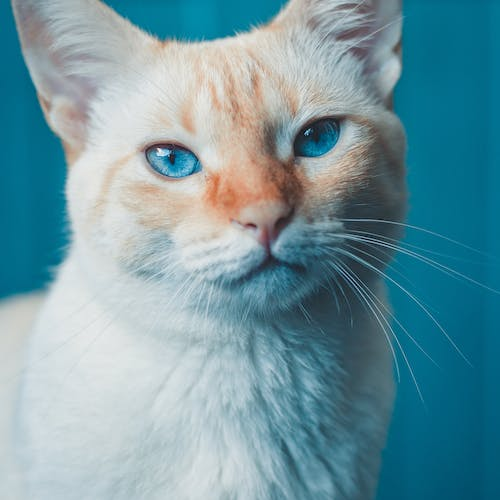
#> input picture Images/cat2.jpg, 500 x 500 px, found by its file name
$ python ColorChannels.py
#> lines starting #> are read from the running program, lines starting #| are printed output that depends on the picture
import cv2 as cv
import numpy as np

my_img= cv.imread('E:\\Open CV\\Images\\cat2.jpg')
#> my_img is the input picture: shape (500, 500, 3); mean B, G, R 161.8, 151.6, 112.3
cv.imshow('Original Cat Image', my_img)


b,g,r = cv.split(my_img)
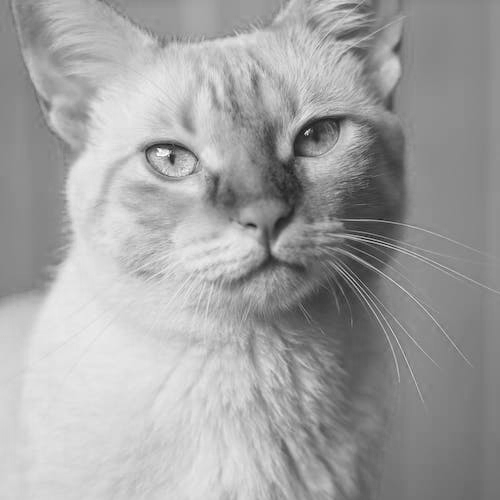
#> b: shape (500, 500); min 18, max 255, mean 161.8
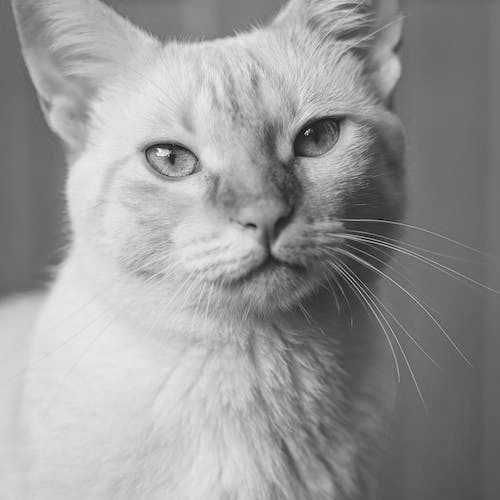
#> g: shape (500, 500); min 4, max 248, mean 151.6
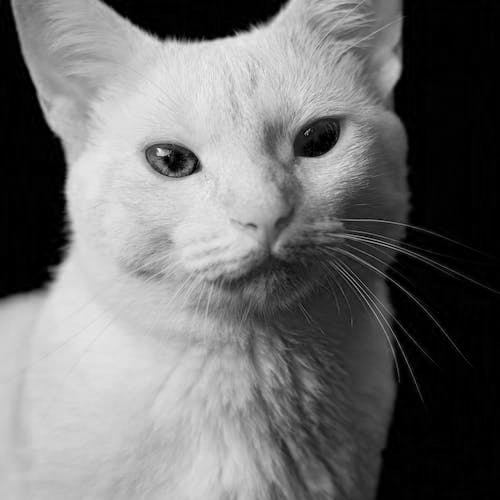
#> r: shape (500, 500); min 0, max 242, mean 112.3

cv.imshow('Blue Channel', b) # Blue color will be shown
cv.imshow('Green Channel', g) # Green color will be shown
cv.imshow('Red Channel', r) # Red color will be shown

print(my_img.shape) # The shape of the image will be 3D
#| (500, 500, 3)
print(b.shape) # The shape of the image will be 2D
#| (500, 500)
print(g.shape) # The shape of the image will be 2D
#| (500, 500)
print(r.shape) # The shape of the image will be 2D
#| (500, 500)

# Merge the color channels
merged = cv.merge([b, g, r])
cv.imshow('Merged Image', merged)

# Merge the color channels with a blank image
blank = np.zeros(my_img.shape[:2], dtype='uint8')
blue = cv.merge([b, blank, blank]) # Blue color will be shown
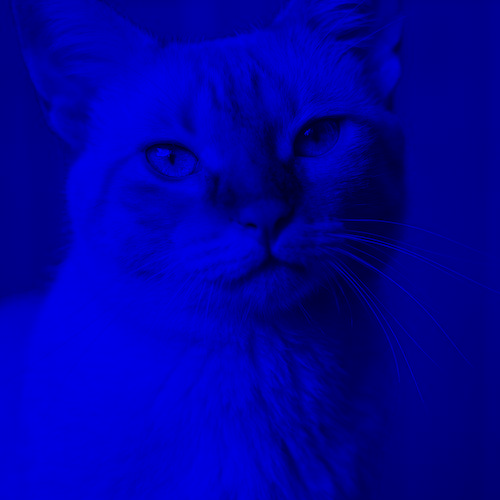
#> blue: shape (500, 500, 3); mean of channels 0, 1, 2 161.8, 0, 0; drawn as B, G, R
green = cv.merge([blank, g, blank]) # Green color will be shown
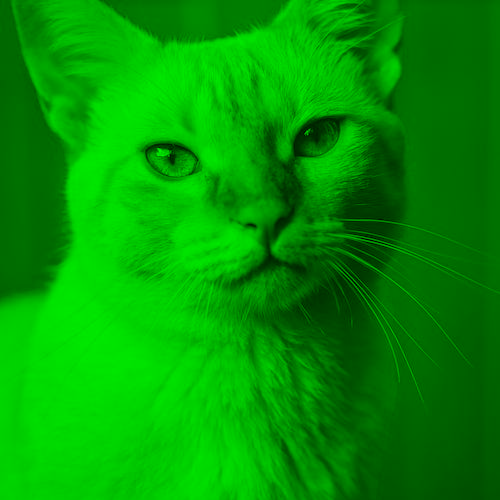
#> green: shape (500, 500, 3); mean of channels 0, 1, 2 0, 151.6, 0; drawn as B, G, R
red = cv.merge([blank, blank, r]) # Red color will be shown
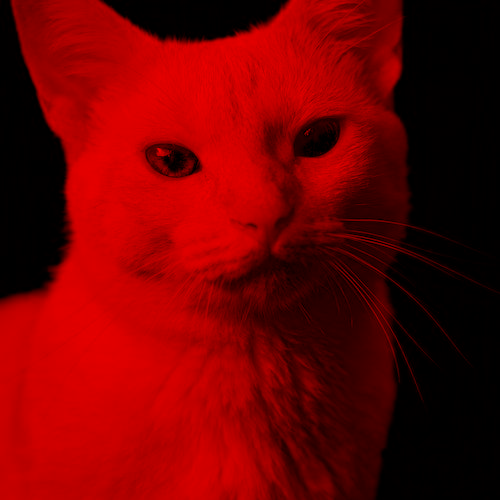
#> red: shape (500, 500, 3); mean of channels 0, 1, 2 0, 0, 112.3; drawn as B, G, R


cv.imshow('Blue', blue)
cv.imshow('Green', green)
cv.imshow('Red', red)

print(blue.shape) # The shape of the image will be 3D
#| (500, 500, 3)
print(green.shape) # The shape of the image will be 3D
#| (500, 500, 3)
print(red.shape) # The shape of the image will be 3D
#| (500, 500, 3)

cv.waitKey(0)

$ run again, with Images/cat1.jpg copied over Images/cat2.jpg
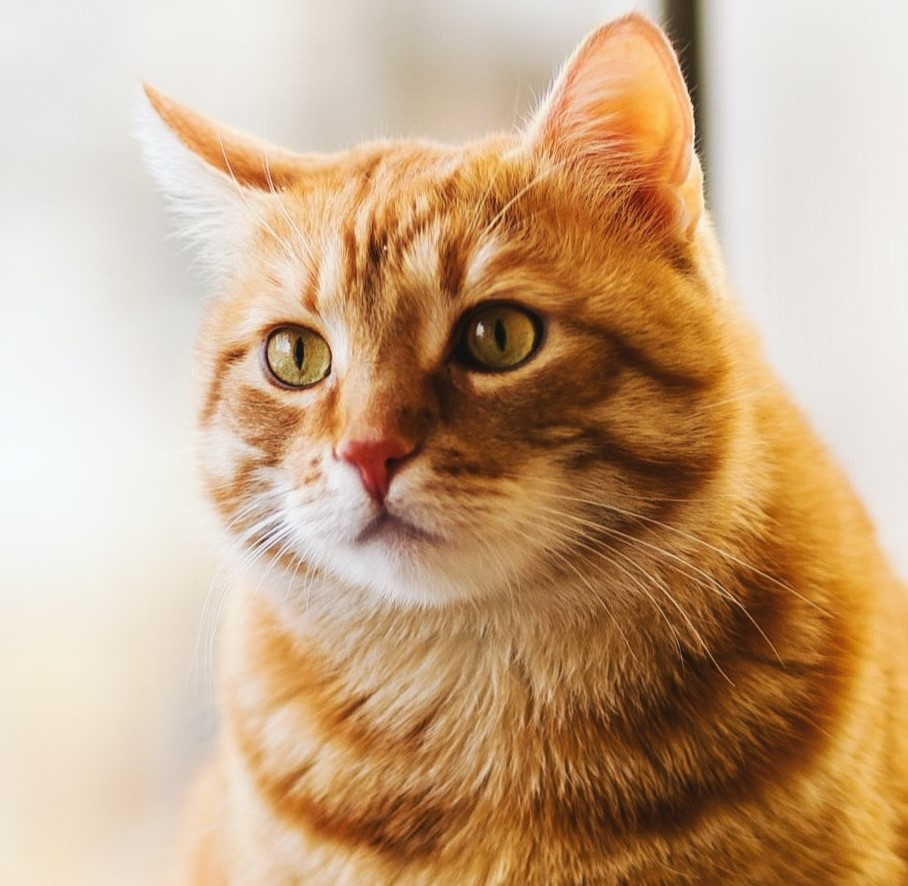
#> input picture Images/cat1.jpg, 908 x 886 px, found by its file name
#> my_img is the input picture: shape (886, 908, 3); mean B, G, R 135.1, 167.2, 198.9
#| (886, 908, 3)
#| (886, 908)
#| (886, 908)
#| (886, 908)
#> `green = cv.merge([blank, g, blank])`:
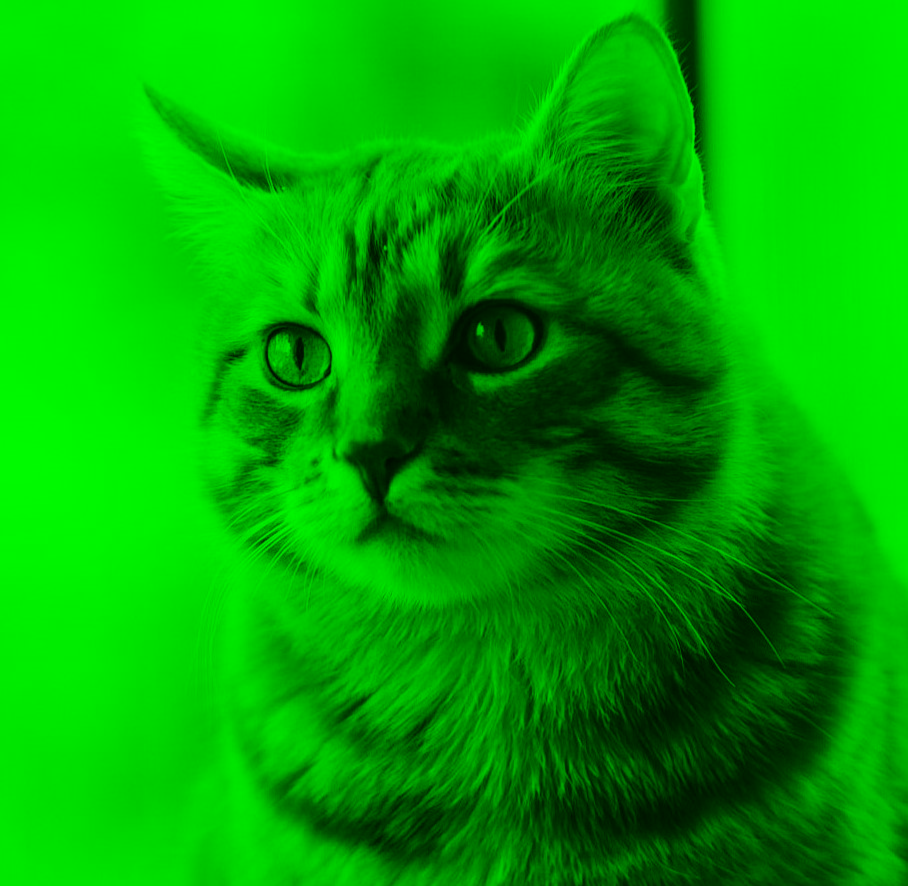
#> green: shape (886, 908, 3); mean of channels 0, 1, 2 0, 167.2, 0; drawn as B, G, R
#> `red = cv.merge([blank, blank, r])`:
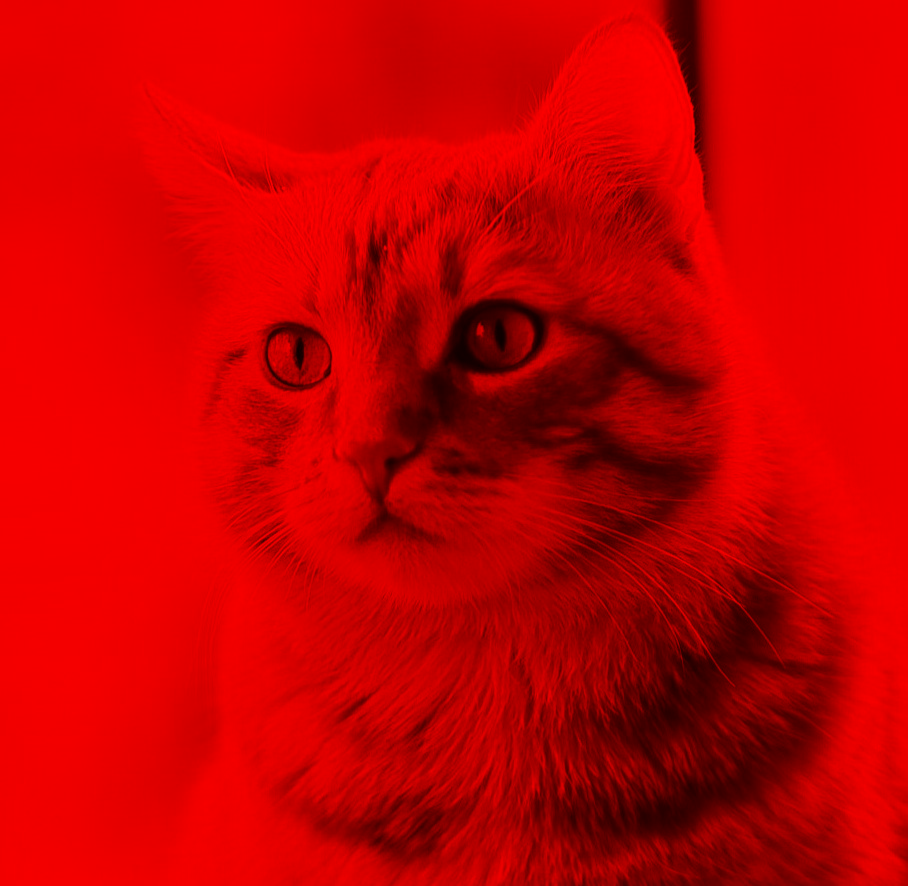
#> red: shape (886, 908, 3); mean of channels 0, 1, 2 0, 0, 198.9; drawn as B, G, R
#| (886, 908, 3)
#| (886, 908, 3)
#| (886, 908, 3)

$ run again, with Images/cat1_large.jpg copied over Images/cat2.jpg
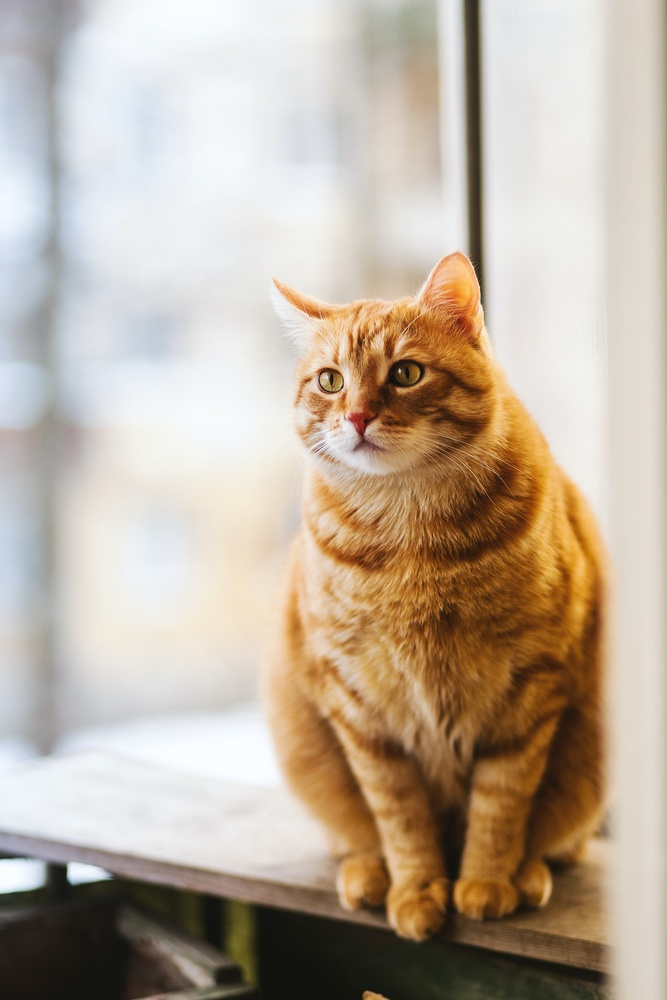
#> input picture Images/cat1_large.jpg, 667 x 1000 px, shrunk from 1771 x 2657 before the run, found by its file name
#> my_img is the input picture: shape (1000, 667, 3); mean B, G, R 157.9, 174.3, 188.6
#| (1000, 667, 3)
#| (1000, 667)
#| (1000, 667)
#| (1000, 667)
#> `green = cv.merge([blank, g, blank])`:
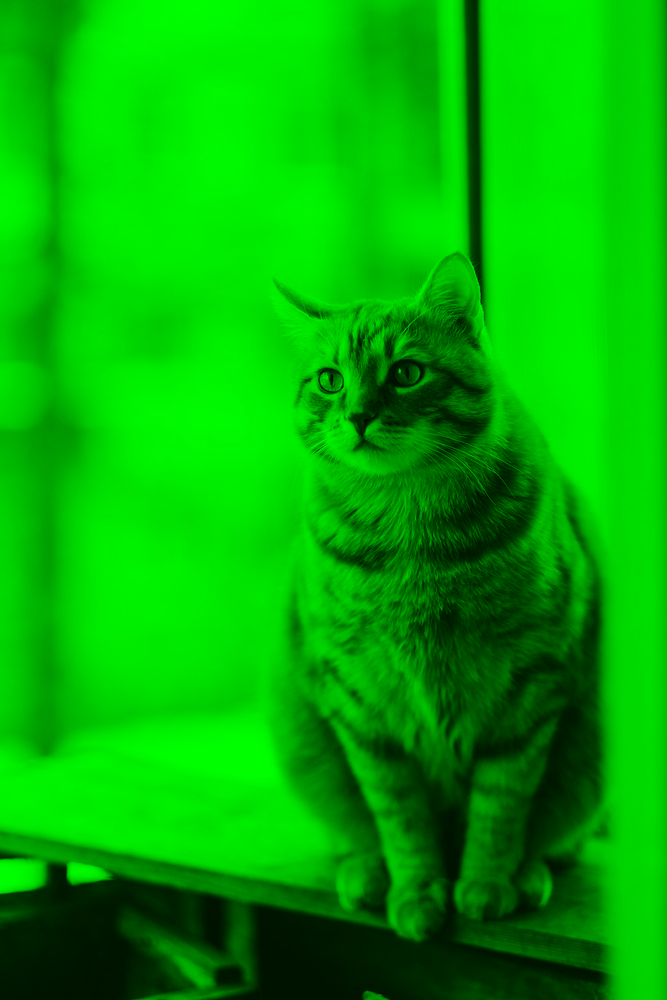
#> green: shape (1000, 667, 3); mean of channels 0, 1, 2 0, 174.3, 0; drawn as B, G, R
#> `red = cv.merge([blank, blank, r])`:
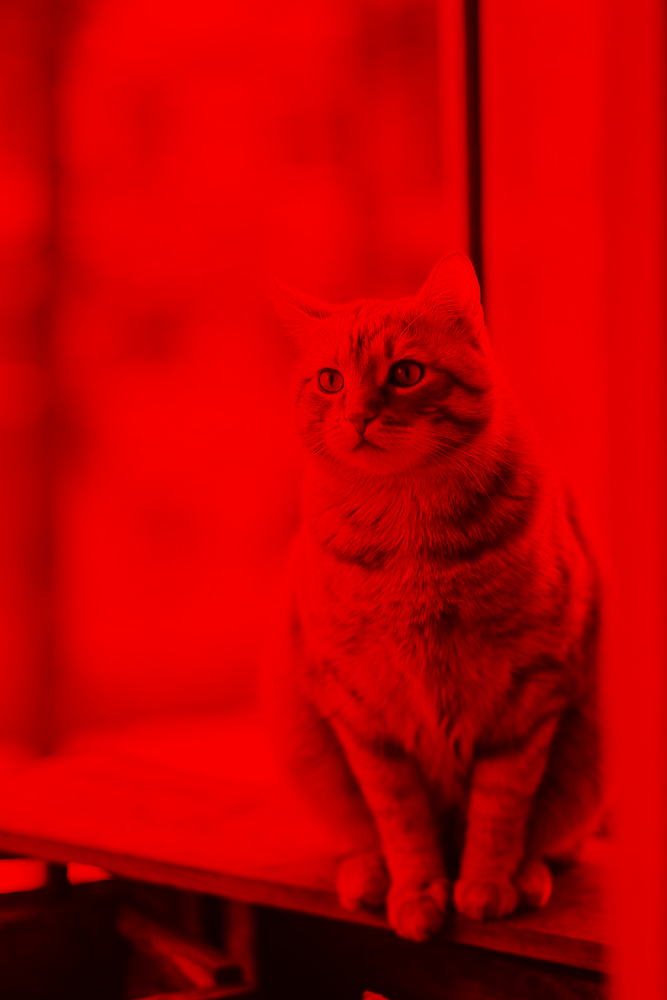
#> red: shape (1000, 667, 3); mean of channels 0, 1, 2 0, 0, 188.6; drawn as B, G, R
#| (1000, 667, 3)
#| (1000, 667, 3)
#| (1000, 667, 3)

$ run again, with Images/child1.jpg copied over Images/cat2.jpg
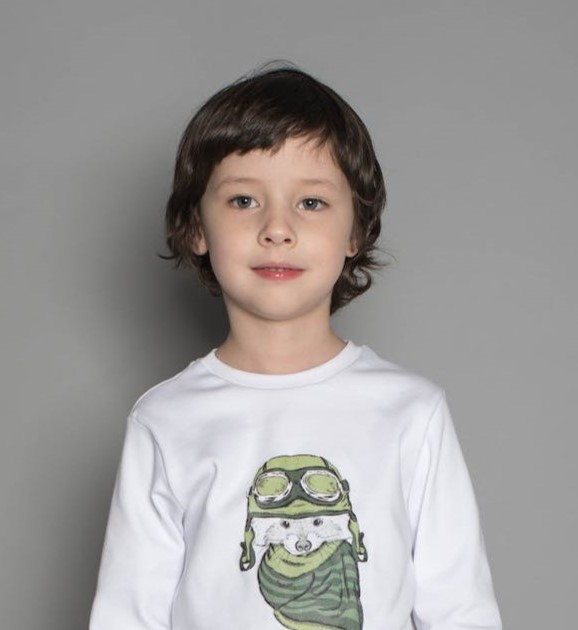
#> input picture Images/child1.jpg, 578 x 630 px, found by its file name
#> my_img is the input picture: shape (630, 578, 3); mean B, G, R 152.9, 154.3, 157.3
#| (630, 578, 3)
#| (630, 578)
#| (630, 578)
#| (630, 578)
#> `green = cv.merge([blank, g, blank])`:
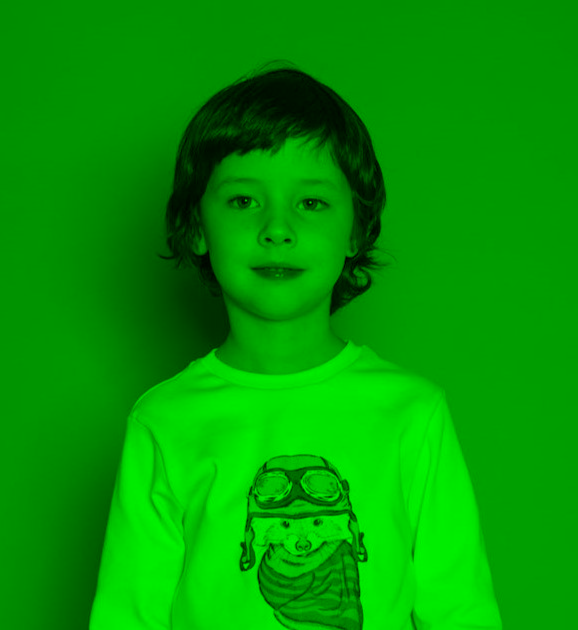
#> green: shape (630, 578, 3); mean of channels 0, 1, 2 0, 154.3, 0; drawn as B, G, R
#> `red = cv.merge([blank, blank, r])`:
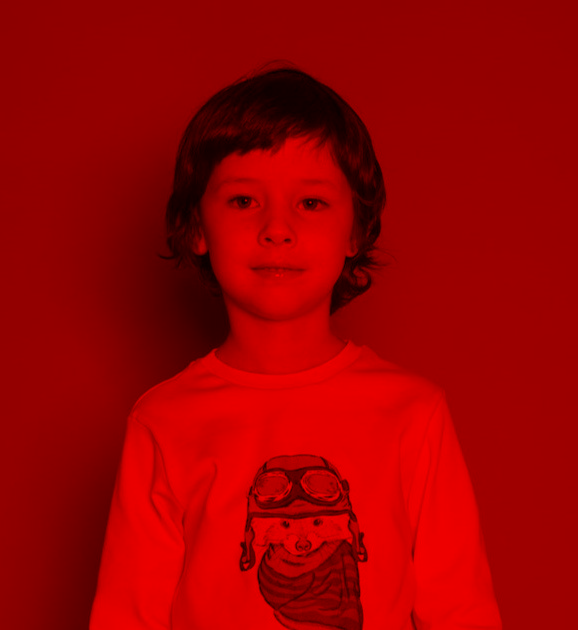
#> red: shape (630, 578, 3); mean of channels 0, 1, 2 0, 0, 157.3; drawn as B, G, R
#| (630, 578, 3)
#| (630, 578, 3)
#| (630, 578, 3)
